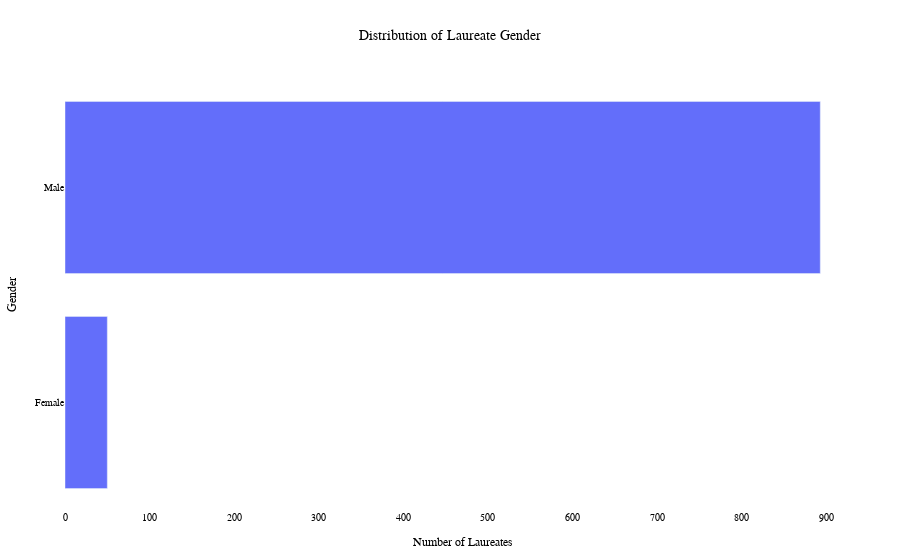

Notebook cell for this chart:
### Code cell
gender_summary = winners['gender'].value_counts().reset_index()
gender_summary.columns = ['Gender', 'Count']
fig = px.bar(gender_summary.sort_values('Count', ascending=True),
             x='Count', y='Gender', orientation='h',
             title='Distribution of Laureate Gender',
             labels={'Count': 'Number of Laureates', 'Gender': 'Gender'})

fig = apply_theme_nobel(fig)

iplot(fig)

### Figure 1 — Plotly figure (JSON) as saved in the notebook; plotly's stock layout.template omitted (floating-point values rounded to 4 significant figures)
{"data": [{"alignmentgroup": "True", "hovertemplate": "Number of Laureates=%{x}<br>Gender=%{y}<extra></extra>", "legendgroup": "", "marker": {"color": "#636efa", "pattern": {"shape": ""}}, "name": "", "offsetgroup": "", "orientation": "h", "showlegend": false, "textposition": "auto", "type": "bar", "x": [50, 893], "xaxis": "x", "y": ["Female", "Male"], "yaxis": "y"}], "layout": {"autosize": true, "barmode": "relative", "font": {"color": "black", "family": "Times New Roman", "size": 12}, "legend": {"font": {"family": "Times New Roman", "size": 10}, "orientation": "h", "tracegroupgap": 0, "x": 0.5, "xanchor": "center", "y": 1.1}, "margin": {"b": 50, "l": 60, "r": 40, "t": 80}, "paper_bgcolor": "white", "plot_bgcolor": "white", "title": {"font": {"color": "black", "family": "Times New Roman", "size": 14}, "text": "Distribution of Laureate Gender", "x": 0.5, "xanchor": "center"}, "xaxis": {"anchor": "y", "autorange": true, "domain": [0, 1], "range": [0, 940], "showgrid": false, "showline": false, "tickfont": {"family": "Times New Roman", "size": 10}, "ticks": "", "title": {"font": {"family": "Times New Roman", "size": 12}, "text": "Number of Laureates"}, "type": "linear", "zeroline": false}, "yaxis": {"anchor": "x", "autorange": true, "domain": [0, 1], "range": [-0.5, 1.5], "showgrid": false, "showline": false, "tickfont": {"family": "Times New Roman", "size": 10}, "ticks": "", "title": {"font": {"family": "Times New Roman", "size": 12}, "text": "Gender"}, "type": "category", "zeroline": false}}}
